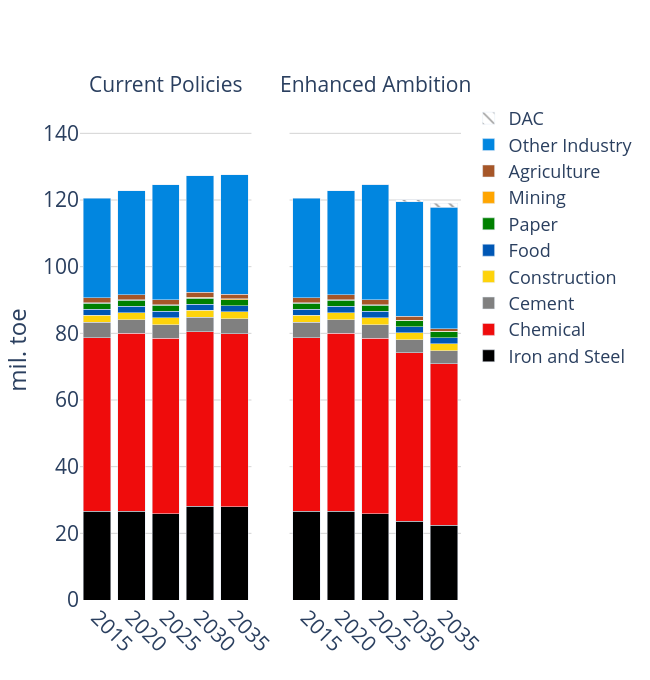

Here is the notebook cell this chart was saved with:
### Code cell
years = list(range(2015, 2051, 5))

fig = make_subplots(
    rows=1, cols=2,
    shared_yaxes=True,
    shared_xaxes=True,
    subplot_titles=("Current Policies", "Enhanced Ambition")
)

for tr in fig1.data:  # ⬅️ reverse stacking order
    tr.showlegend = False
    if tr.name in fuel_colors:
        tr.marker.color = fuel_colors[tr.name]
        pattern = fuel_patterns.get(tr.name)
        if pattern:
            tr.marker.pattern = dict(shape=pattern)
    fig.add_trace(tr, row=1, col=1)

for tr in fig2.data:
    if tr.name in fuel_colors:
        tr.marker.color = fuel_colors[tr.name]
        pattern = fuel_patterns.get(tr.name)
        if pattern:
            tr.marker.pattern = dict(shape=pattern)

    fig.add_trace(tr, row=1, col=2, secondary_y=False)


# Layout settings
fig.update_layout(
    barmode='stack',
    plot_bgcolor='rgba(0,0,0,0)',
    width=650,
    height=680,
    # title=dict(
    #     text="<b>Panel B</b>",
    #     font=dict(size=24),
    #     x=0.5
    # ),
    yaxis=dict(
        title="mil. toe",
        range=[0, 150],
        showgrid=True,
        gridcolor='lightgray',
        title_font=dict(size=24),
        tickfont=dict(size=21)
    ),
    xaxis=dict(
        tickvals=years,
        ticktext=[str(y) for y in years],
        tickangle=45,
        tickfont=dict(size=21)
    ),
    yaxis2=dict(
        range=[0, 150],
        showgrid=True,
        gridcolor='lightgray',
        tickfont=dict(size=21)
    ),
    xaxis2=dict(
        tickvals=years,
        ticktext=[str(y) for y in years],
        tickangle=45,
        tickfont=dict(size=21)
    ),
    legend=dict(
        traceorder="reversed",
        font=dict(size=18),
        x=1.02, y=1,
        borderwidth=0
    )
)

# Apply font size to annotations (if any)
fig.update_annotations(font=dict(size=21))
pio.write_image(fig, "./fig/industry_energy_sector.png", width=650, height=680, scale=2)

# Show figure
fig.show()

### Figure 1 — Plotly figure (JSON) as saved in the notebook; plotly's stock layout.template omitted (floating-point values rounded to 4 significant figures)
{"data": [{"hovertemplate": "ind=Iron and Steel<br>Year=%{x}<br>value=%{y}<extra></extra>", "legendgroup": "Iron and Steel", "marker": {"color": "#000000", "pattern": {"shape": ""}}, "name": "Iron and Steel", "orientation": "v", "showlegend": false, "textposition": "auto", "type": "bar", "x": [2015, 2020, 2025, 2030, 2035], "xaxis": "x", "y": [26.68, 26.66, 25.88, 28.2, 28.02], "yaxis": "y"}, {"hovertemplate": "ind=Chemical<br>Year=%{x}<br>value=%{y}<extra></extra>", "legendgroup": "Chemical", "marker": {"color": "#EF0C0C", "pattern": {"shape": ""}}, "name": "Chemical", "orientation": "v", "showlegend": false, "textposition": "auto", "type": "bar", "x": [2015, 2020, 2025, 2030, 2035], "xaxis": "x", "y": [52.02, 53.37, 52.6, 52.21, 51.92], "yaxis": "y"}, {"hovertemplate": "ind=Cement<br>Year=%{x}<br>value=%{y}<extra></extra>", "legendgroup": "Cement", "marker": {"color": "grey", "pattern": {"shape": ""}}, "name": "Cement", "orientation": "v", "showlegend": false, "textposition": "auto", "type": "bar", "x": [2015, 2020, 2025, 2030, 2035], "xaxis": "x", "y": [4.663, 4.112, 4.155, 4.43, 4.421], "yaxis": "y"}, {"hovertemplate": "ind=Construction<br>Year=%{x}<br>value=%{y}<extra></extra>", "legendgroup": "Construction", "marker": {"color": "#FED30B", "pattern": {"shape": ""}}, "name": "Construction", "orientation": "v", "showlegend": false, "textposition": "auto", "type": "bar", "x": [2015, 2020, 2025, 2030, 2035], "xaxis": "x", "y": [2.037, 2.098, 2.102, 2.099, 2.1], "yaxis": "y"}, {"hovertemplate": "ind=Food<br>Year=%{x}<br>value=%{y}<extra></extra>", "legendgroup": "Food", "marker": {"color": "#0057B5", "pattern": {"shape": ""}}, "name": "Food", "orientation": "v", "showlegend": false, "textposition": "auto", "type": "bar", "x": [2015, 2020, 2025, 2030, 2035], "xaxis": "x", "y": [1.768, 1.836, 1.848, 1.86, 1.874], "yaxis": "y"}, {"hovertemplate": "ind=Paper<br>Year=%{x}<br>value=%{y}<extra></extra>", "legendgroup": "Paper", "marker": {"color": "green", "pattern": {"shape": ""}}, "name": "Paper", "orientation": "v", "showlegend": false, "textposition": "auto", "type": "bar", "x": [2015, 2020, 2025, 2030, 2035], "xaxis": "x", "y": [1.795, 1.822, 1.799, 1.801, 1.792], "yaxis": "y"}, {"hovertemplate": "ind=Mining<br>Year=%{x}<br>value=%{y}<extra></extra>", "legendgroup": "Mining", "marker": {"color": "orange", "pattern": {"shape": ""}}, "name": "Mining", "orientation": "v", "showlegend": false, "textposition": "auto", "type": "bar", "x": [2015, 2020, 2025, 2030, 2035], "xaxis": "x", "y": [0.204, 0.206, 0.1998, 0.1993, 0.1947], "yaxis": "y"}, {"hovertemplate": "ind=Agriculture<br>Year=%{x}<br>value=%{y}<extra></extra>", "legendgroup": "Agriculture", "marker": {"color": "rgb(166,86,40)", "pattern": {"shape": ""}}, "name": "Agriculture", "orientation": "v", "showlegend": false, "textposition": "auto", "type": "bar", "x": [2015, 2020, 2025, 2030, 2035], "xaxis": "x", "y": [1.529, 1.543, 1.497, 1.493, 1.457], "yaxis": "y"}, {"hovertemplate": "ind=Other Industry<br>Year=%{x}<br>value=%{y}<extra></extra>", "legendgroup": "Other Industry", "marker": {"color": "#0186E0", "pattern": {"shape": ""}}, "name": "Other Industry", "orientation": "v", "showlegend": false, "textposition": "auto", "type": "bar", "x": [2015, 2020, 2025, 2030, 2035], "xaxis": "x", "y": [29.79, 31.18, 34.5, 34.98, 35.74], "yaxis": "y"}, {"hovertemplate": "ind=Iron and Steel<br>Year=%{x}<br>value=%{y}<extra></extra>", "legendgroup": "Iron and Steel", "marker": {"color": "#000000", "pattern": {"shape": ""}}, "name": "Iron and Steel", "orientation": "v", "showlegend": true, "textposition": "auto", "type": "bar", "x": [2015, 2020, 2025, 2030, 2035], "xaxis": "x2", "y": [26.68, 26.66, 25.86, 23.66, 22.5], "yaxis": "y2"}, {"hovertemplate": "ind=Chemical<br>Year=%{x}<br>value=%{y}<extra></extra>", "legendgroup": "Chemical", "marker": {"color": "#EF0C0C", "pattern": {"shape": ""}}, "name": "Chemical", "orientation": "v", "showlegend": true, "textposition": "auto", "type": "bar", "x": [2015, 2020, 2025, 2030, 2035], "xaxis": "x2", "y": [52.02, 53.37, 52.59, 50.45, 48.33], "yaxis": "y2"}, {"hovertemplate": "ind=Cement<br>Year=%{x}<br>value=%{y}<extra></extra>", "legendgroup": "Cement", "marker": {"color": "grey", "pattern": {"shape": ""}}, "name": "Cement", "orientation": "v", "showlegend": true, "textposition": "auto", "type": "bar", "x": [2015, 2020, 2025, 2030, 2035], "xaxis": "x2", "y": [4.663, 4.112, 4.153, 3.958, 3.915], "yaxis": "y2"}, {"hovertemplate": "ind=Construction<br>Year=%{x}<br>value=%{y}<extra></extra>", "legendgroup": "Construction", "marker": {"color": "#FED30B", "pattern": {"shape": ""}}, "name": "Construction", "orientation": "v", "showlegend": true, "textposition": "auto", "type": "bar", "x": [2015, 2020, 2025, 2030, 2035], "xaxis": "x2", "y": [2.037, 2.098, 2.102, 2.09, 2.089], "yaxis": "y2"}, {"hovertemplate": "ind=Food<br>Year=%{x}<br>value=%{y}<extra></extra>", "legendgroup": "Food", "marker": {"color": "#0057B5", "pattern": {"shape": ""}}, "name": "Food", "orientation": "v", "showlegend": true, "textposition": "auto", "type": "bar", "x": [2015, 2020, 2025, 2030, 2035], "xaxis": "x2", "y": [1.768, 1.836, 1.848, 1.863, 1.903], "yaxis": "y2"}, {"hovertemplate": "ind=Paper<br>Year=%{x}<br>value=%{y}<extra></extra>", "legendgroup": "Paper", "marker": {"color": "green", "pattern": {"shape": ""}}, "name": "Paper", "orientation": "v", "showlegend": true, "textposition": "auto", "type": "bar", "x": [2015, 2020, 2025, 2030, 2035], "xaxis": "x2", "y": [1.795, 1.822, 1.798, 1.784, 1.776], "yaxis": "y2"}, {"hovertemplate": "ind=Mining<br>Year=%{x}<br>value=%{y}<extra></extra>", "legendgroup": "Mining", "marker": {"color": "orange", "pattern": {"shape": ""}}, "name": "Mining", "orientation": "v", "showlegend": true, "textposition": "auto", "type": "bar", "x": [2015, 2020, 2025, 2030, 2035], "xaxis": "x2", "y": [0.204, 0.206, 0.1996, 0.1948, 0.1883], "yaxis": "y2"}, {"hovertemplate": "ind=Agriculture<br>Year=%{x}<br>value=%{y}<extra></extra>", "legendgroup": "Agriculture", "marker": {"color": "rgb(166,86,40)", "pattern": {"shape": ""}}, "name": "Agriculture", "orientation": "v", "showlegend": true, "textposition": "auto", "type": "bar", "x": [2015, 2020, 2025, 2030, 2035], "xaxis": "x2", "y": [1.529, 1.543, 1.497, 1.09, 0.6935], "yaxis": "y2"}, {"hovertemplate": "ind=Other Industry<br>Year=%{x}<br>value=%{y}<extra></extra>", "legendgroup": "Other Industry", "marker": {"color": "#0186E0", "pattern": {"shape": ""}}, "name": "Other Industry", "orientation": "v", "showlegend": true, "textposition": "auto", "type": "bar", "x": [2015, 2020, 2025, 2030, 2035], "xaxis": "x2", "y": [29.79, 31.18, 34.59, 34.33, 36.47], "yaxis": "y2"}, {"hovertemplate": "ind=DAC<br>Year=%{x}<br>value=%{y}<extra></extra>", "legendgroup": "DAC", "marker": {"color": "#FFFFFF", "pattern": {"shape": "\\"}}, "name": "DAC", "orientation": "v", "showlegend": true, "textposition": "auto", "type": "bar", "x": [2025, 2030, 2035], "xaxis": "x2", "y": [7.654e-07, 0.6127, 1.185], "yaxis": "y2"}], "layout": {"annotations": [{"font": {"size": 21}, "showarrow": false, "text": "Current Policies", "x": 0.225, "xanchor": "center", "xref": "paper", "y": 1, "yanchor": "bottom", "yref": "paper"}, {"font": {"size": 21}, "showarrow": false, "text": "Enhanced Ambition", "x": 0.775, "xanchor": "center", "xref": "paper", "y": 1, "yanchor": "bottom", "yref": "paper"}], "barmode": "stack", "height": 680, "legend": {"borderwidth": 0, "font": {"size": 18}, "traceorder": "reversed", "x": 1.02, "y": 1}, "plot_bgcolor": "rgba(0,0,0,0)", "width": 650, "xaxis": {"anchor": "y", "domain": [0, 0.45], "tickangle": 45, "tickfont": {"size": 21}, "ticktext": ["2015", "2020", "2025", "2030", "2035", "2040", "2045", "2050"], "tickvals": [2015, 2020, 2025, 2030, 2035, 2040, 2045, 2050]}, "xaxis2": {"anchor": "y2", "domain": [0.55, 1], "tickangle": 45, "tickfont": {"size": 21}, "ticktext": ["2015", "2020", "2025", "2030", "2035", "2040", "2045", "2050"], "tickvals": [2015, 2020, 2025, 2030, 2035, 2040, 2045, 2050]}, "yaxis": {"anchor": "x", "domain": [0, 1], "gridcolor": "lightgray", "range": [0, 150], "showgrid": true, "tickfont": {"size": 21}, "title": {"font": {"size": 24}, "text": "mil. toe"}}, "yaxis2": {"anchor": "x2", "domain": [0, 1], "gridcolor": "lightgray", "matches": "y", "range": [0, 150], "showgrid": true, "showticklabels": false, "tickfont": {"size": 21}}}}
